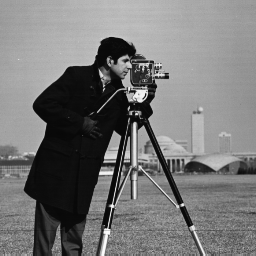
%> input picture Assignment_4/cameraman.tif, 256 x 256 px
$ octave task1.m   (GNU Octave 9; MATLAB toolbox functions it lacks are replaced by stand-ins)
%> lines starting %> are read from the running program, lines starting %| are printed output that depends on the picture
cman = imread('cameraman.tif');
%> cman is the input picture: size 256x256 uint8; min 7, max 253, mean 118.7


cmanfft = fft2((cman));

cmanreal = uint8(ifft2(real(cmanfft)));
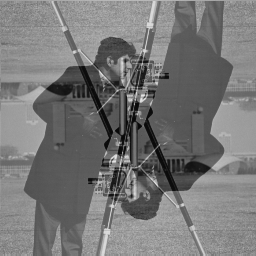
%> cmanreal: size 256x256 uint8; min 8, max 228, mean 118.9
cmanimag = uint8(ifft2(cmanfft - real(cmanfft)));
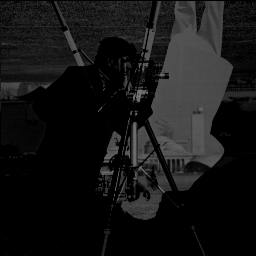
%> cmanimag: size 256x256 uint8; min 0, max 117, mean 20.8

imshow(cmanreal)

figure;imshow(cmanimag)
